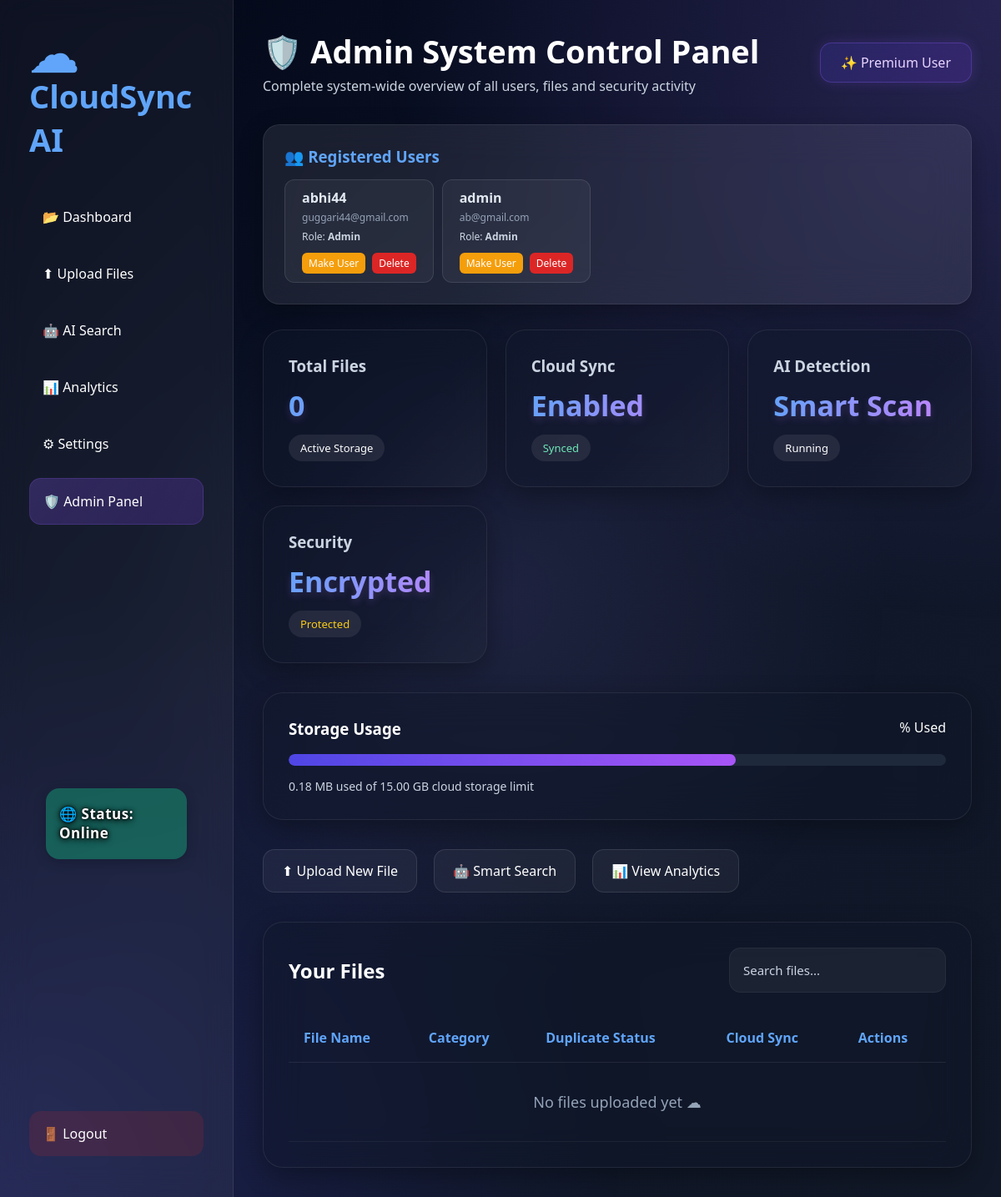
/admin (signed in), run on the app's committed database.
### tables this page shows
CREATE TABLE users (
        id INTEGER PRIMARY KEY AUTOINCREMENT,
        username TEXT,
        email TEXT,
        password TEXT
    , role TEXT DEFAULT 'user');

### app.py (the view)
@app.route('/admin')
def admin_dashboard():
    if 'user' not in session:
        return redirect('/')
    if session.get('role') != 'admin' and session['user'] != 'admin':
        return "Access Denied"
    conn = sqlite3.connect('database.db')
    cursor = conn.cursor()
    cursor.execute("SELECT id, username, email, role FROM users")
    users = cursor.fetchall()
    cursor.execute("SELECT * FROM files")
    all_files = cursor.fetchall()
    conn.close()
    _, storage_used, _ = calculate_storage()
    user_settings = get_settings(session['user'])
    return render_template(
        'dashboard.html',
        files=all_files,
        admin_mode=True,
        users=users,
        storage_used=storage_used,
        settings=user_settings
    )

### app.py (called while the page is built)
def calculate_storage():
    total_size = 0
    if not os.path.exists(UPLOAD_FOLDER):
        return 0, "0.00 MB", 0.0
    for file in os.listdir(UPLOAD_FOLDER):
        path = os.path.join(UPLOAD_FOLDER, file)
        if os.path.isfile(path):
            total_size += os.path.getsize(path)
    gb = total_size / (1024 * 1024 * 1024)
    mb = total_size / (1024 * 1024)
    if gb >= 1:
        storage_str = f"{gb:.2f} GB"
    else:
        storage_str = f"{mb:.2f} MB"
    max_storage_gb = 15.0
    current_gb = total_size / (1024 * 1024 * 1024)
    storage_percent = min(round((current_gb / max_storage_gb) * 100, 1), 100.0)
    return total_size, storage_str, storage_percent

@app.before_request
def refresh_session_role():
    if 'user' in session:
        try:
            conn = sqlite3.connect('database.db')
            cursor = conn.cursor()
            cursor.execute("SELECT role FROM users WHERE username=?", (session['user'],))
            user_record = cursor.fetchone()
            conn.close()
            if user_record:
                session['role'] = user_record[0]
        except Exception:
            pass

### templates/dashboard.html (shortened to what this page needs)
<!DOCTYPE html>
<html lang="en">
<head>
    <link rel="stylesheet" href="{{ url_for('static', filename='style.css') }}">
</head>
<body>
    <div class="background-blur"></div>
    <div class="dashboard">
        <div class="sidebar">
            <div>
                <h1 onclick="window.location.href='/dashboard'" style="cursor: pointer;" title="Go to Dashboard">☁ CloudSync AI</h1>
                <a href="/dashboard" {% if not admin_mode %}class="active-link"{% endif %}>📂 Dashboard</a>
                <a href="/upload">⬆ Upload Files</a>
                <a href="/search">🤖 AI Search</a>
                <a href="/analytics">📊 Analytics</a>
                <a href="/settings">⚙ Settings</a>
                {% if session.get('role') == 'admin' or session.get('user') == 'admin' %}
                <a href="/admin" {% if admin_mode %}class="active-link"{% endif %}>🛡️ Admin Panel</a>
                {% endif %}
            </div>
            <a href="/check-network" class="network-btn" style="position: relative; display: flex; align-items: center; justify-content: center; min-height: 85px; margin: 20px; border-radius: 16px; color: #ffffff; text-decoration: none; font-weight: 800; transition: 0.3s; overflow: hidden; background: {{ 'rgba(16, 185, 129, 0.4)' if session.get('is_online', True) else 'rgba(100, 116, 139, 0.4)' }}; box-shadow: 0 4px 15px rgba(0,0,0,0.2);">
                <video autoplay loop muted playsinline style="position: absolute; top: 0; left: 0; width: 100%; height: 100%; object-fit: cover; z-index: 0; opacity: 0.85; pointer-events: none;">
                    <source src="{{ url_for('static', filename='gifs/online.mp4' if session.get('is_online', True) else 'gifs/offline.mp4') }}" type="video/mp4">
                </video>
                <span style="position: relative; z-index: 1; font-size: 17px; letter-spacing: 0.5px; text-shadow: 0 2px 8px #000, 0 0 5px #000, 0 0 2px #000;">
                    {{ '🌐 Status: Online' if session.get('is_online', True) else '🔌 Status: Offline' }}
                </span>
            </a>
            <a href="/logout" class="logout-btn">🚪 Logout</a>
        </div>
        <div class="main-content">
            <div class="topbar">
                <div>
                    <h2>
                        {% if admin_mode %}
                        🛡️ Admin System Control Panel
                        {% else %}
                        Welcome, {{ session.get('user', 'User') }} 👋
                        {% endif %}
                    </h2>
                    <p class="top-text">
                        {% if admin_mode %}
                        Complete system-wide overview of all users, files and security activity
                        {% else %}
                        Manage, secure and synchronize your cloud files intelligently
                        {% endif %}
                    </p>
                </div>
                <div class="profile-box" style="background: linear-gradient(135deg, rgba(79, 70, 229, 0.2), rgba(124, 58, 237, 0.2)); border: 1px solid rgba(139, 92, 246, 0.3); color: #e9d5ff; box-shadow: 0 0 15px rgba(139, 92, 246, 0.2);">✨ Premium User</div>
            </div>
            {% if admin_mode %}
            <div class="storage-card" style="margin-bottom: 30px; background: rgba(255,255,255,0.08); padding: 25px; border-radius: 20px;">
                <h3 style="color: #60a5fa; margin-bottom: 15px;">👥 Registered Users</h3>
                <div style="display: flex; flex-wrap: wrap; gap: 10px;">
                    {% for u in users %}
                    <div style="background: rgba(255,255,255,0.05); padding: 10px 20px; border-radius: 12px; border: 1px solid rgba(255,255,255,0.1);">
                        <strong style="color: #e2e8f0;">{{ u[1] }}</strong> <br>
                        <span style="color: #94a3b8; font-size: 12px;">{{ u[2] }}</span>
                        <br>
                        <span style="font-size: 12px; margin-top: 5px; display: inline-block; color: #cbd5e1;">Role: <strong>{{ u[3]|capitalize }}</strong></span>
                        <div style="margin-top: 10px; display: flex; gap: 8px;">
                            {% if u[3] == 'user' %}
                            <a href="/admin/change_role/{{ u[0] }}/admin" style="background: #10b981; color: white; padding: 4px 8px; border-radius: 6px; font-size: 12px; text-decoration: none;">Make Admin</a>
                            {% else %}
                            <a href="/admin/change_role/{{ u[0] }}/user" style="background: #f59e0b; color: white; padding: 4px 8px; border-radius: 6px; font-size: 12px; text-decoration: none;">Make User</a>
                            {% endif %}
                            <a href="/admin/delete_user/{{ u[0] }}" style="background: #dc2626; color: white; padding: 4px 8px; border-radius: 6px; font-size: 12px; text-decoration: none;" onclick="return confirm('Are you sure you want to delete this user completely?');">Delete</a>
                        </div>
                    </div>
                    {% endfor %}
                </div>
            </div>
            {% endif %}
            <div class="cards">
                <div class="card">
                    <h3>Total Files</h3>
                    <p>{{ files|length }}</p>
                    <span class="card-status">Active Storage</span>
                </div>
                <div class="card">
                    <h3>Cloud Sync</h3>
                    <p>{{ settings.cloud_sync }}</p>
                    <span class="card-status {% if settings.cloud_sync == 'Enabled' %}synced-text{% endif %}">{% if settings.cloud_sync == 'Enabled' %}Synced{% else %}Disabled{% endif %}</span>
                </div>
                <div class="card">
                    <h3>AI Detection</h3>
                    <p>{{ 'Smart Scan' if settings.ai_features == 'Enabled' else 'Disabled' }}</p>
                    <span class="card-status">{% if settings.ai_features == 'Enabled' %}Running{% else %}Stopped{% endif %}</span>
                </div>
                <div class="card">
                    <h3>Security</h3>
                    <p>{{ 'Encrypted' if settings.encryption == 'Enabled' else 'Disabled' }}</p>
                    <span class="card-status {% if settings.encryption == 'Enabled' %}secure-text{% endif %}">{% if settings.encryption == 'Enabled' %}Protected{% else %}Unprotected{% endif %}</span>
                </div>
            </div>
            <div class="storage-card">
                <div class="storage-top">
                    <h3>Storage Usage</h3>
                    <p>{{ storage_percent }}% Used</p>
                </div>
                <div class="progress-bar">
                    <div class="progress-fill" style="width: {{ storage_percent }}%;"></div>
                </div>
                <p class="storage-text">
                    {{ storage_used }} used of 15.00 GB cloud storage limit
                </p>
            </div>
            <div class="quick-actions">
                <a href="/upload" class="quick-btn">⬆ Upload New File</a>
                <a href="/search" class="quick-btn">🤖 Smart Search</a>
                <a href="/analytics" class="quick-btn">📊 View Analytics</a>
            </div>
            <div class="table-section">
                <div class="table-header">
                    <h2>Your Files</h2>
                    <input type="text" placeholder="Search files...">
                </div>
                <table>
                    <thead>
                        <tr>
                            <th>File Name</th>
                            <th>Category</th>
                            <th>Duplicate Status</th>
                            <th>Cloud Sync</th>
                            <th>Actions</th>
                        </tr>
                    </thead>
                    <tbody>
                        {% if files %}
                        {% for file in files %}
                        <tr>
                            <td>
                                📄 {{ file[2] }}
                                {% if admin_mode %}
                                <br><span style="font-size: 11px; background: #3b82f6; color: white; padding: 2px 8px; border-radius: 10px; margin-top: 5px; display: inline-block;">User: {{ file[1] }}</span>
                                {% endif %}
                            </td>
                            <td>
                                {% if file[3] == "Image" %}
                                🖼 Image
                                {% elif file[3] == "Document" %}
                                📄 Document
                                {% elif file[3] == "Video" %}
                                🎥 Video
                                {% else %}
                                📁 Other
                                {% endif %}
                            </td>
                            <td>
                                {% if "Duplicate" in file[4] %}
                                <span class="duplicate-badge">⚠ Duplicate</span>
                                {% else %}
                                <span class="safe-badge">✅ Unique</span>
                                {% endif %}
                            </td>
                            <td>
                                {% if file[5] == 'Synced' %}
                                    <span style="color: #10b981; font-weight: bold;">✅ Synced</span>
                                {% elif file[5] == 'Sync Disabled' %}
                                    <span style="color: #f59e0b; font-weight: bold;">⛔ Auto-Sync Off</span>
                                    {% if session.get('is_online', True) %}
                                    <a href="/sync/{{ file[0] }}" style="background-color: #3b82f6; color: white; padding: 4px 8px; text-decoration: none; border-radius: 4px; font-weight: bold; font-size: 12px; margin-left: 8px;">Sync Now</a>
                                    {% endif %}
                                {% else %}
                                    <span style="color: #64748b; font-weight: bold;">⏸ Not Synced</span>
                                    {% if session.get('is_online', True) %}
                                    <a href="/sync/{{ file[0] }}" style="background-color: #3b82f6; color: white; padding: 4px 8px; text-decoration: none; border-radius: 4px; font-weight: bold; font-size: 12px; margin-left: 8px;">Sync Now</a>
                                    {% endif %}
                                {% endif %}
                            </td>
                            <td>
                                <a href="/share/{{ file[2] }}">
                                    <button class="share-btn">Share</button>
                                </a>
                                <a href="/download/{{ file[2] }}">
                                    <button class="download-btn">Download</button>
                                </a>
                                <a href="/delete/{{ file[2] }}">
                                    <button class="delete-btn">Delete</button>
                                </a>
                            </td>
                        </tr>
                        {% endfor %}
                        {% else %}
                        <tr>
                            <td colspan="5" class="empty-state">No files uploaded yet ☁</td>
                        </tr>
                        {% endif %}
                    </tbody>
                </table>
            </div>
        </div>
    </div>
</body>
</html>

### data on the page
users: username "abhi44", email "guggari44@gmail.com", role "Admin"
users: username "admin", email "ab@gmail.com", role "Admin"

### other printed values
{{ files|length }} "0"
{{ settings.cloud_sync }} "Enabled"
{{ 'Smart Scan' if settings.ai_features == 'Enabled' else 'Disabled' }} "Smart Scan"
{{ 'Encrypted' if settings.encryption == 'Enabled' else 'Disabled' }} "Encrypted"
{{ storage_used }} "0.18 MB"
